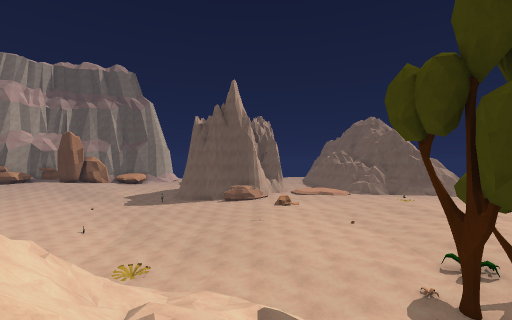
View 1 (above)

24 first-person views from a walk through a 3-D level made in the Unity game engine. The camera is 1.3 m above the floor, looks level and sees 90° across. The floor is counted in squares, 2 m on a side. Each view is taken from the middle of a square. On the plan, view 1 faces up. The plan holds only what a view shows up to about 9 squares ahead; the rest is blank. The place goes on beyond the plan. The player is left out.

View 2
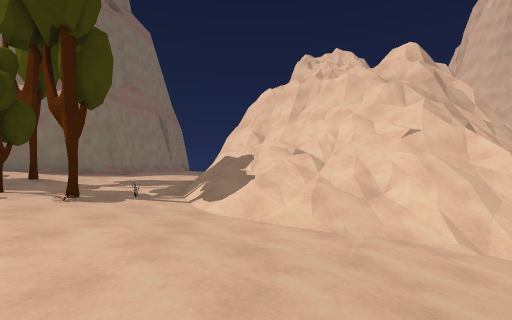

View 3
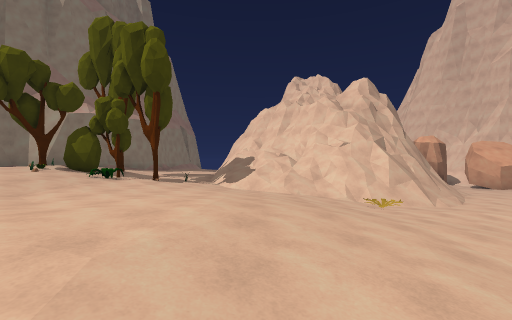

View 4
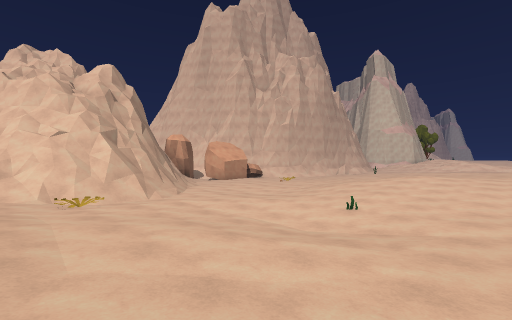

View 5
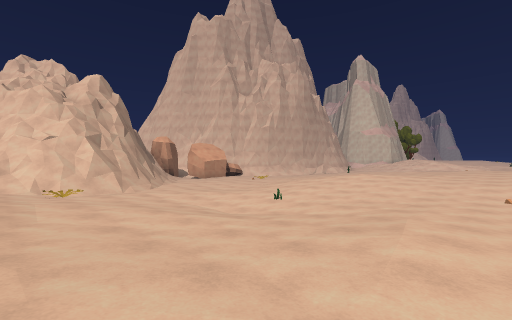

View 6
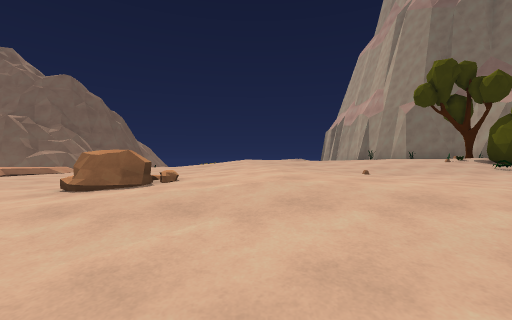

View 7
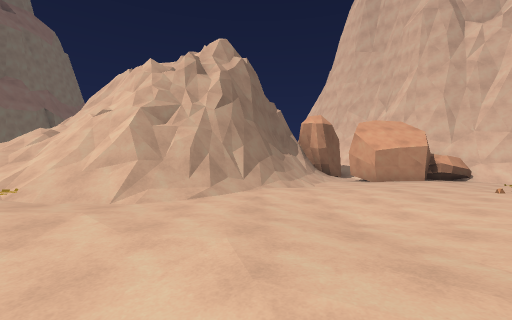

View 8
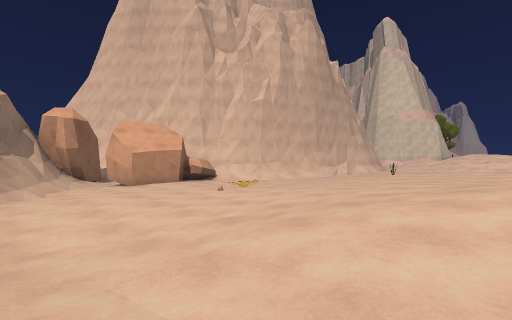

View 9
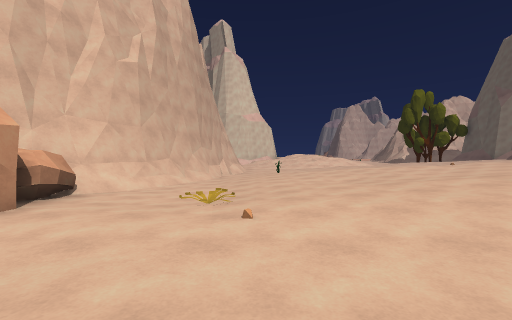

View 10
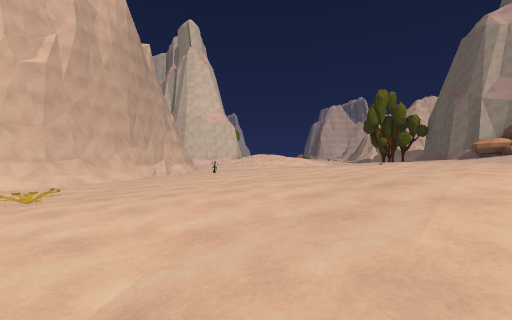

View 11
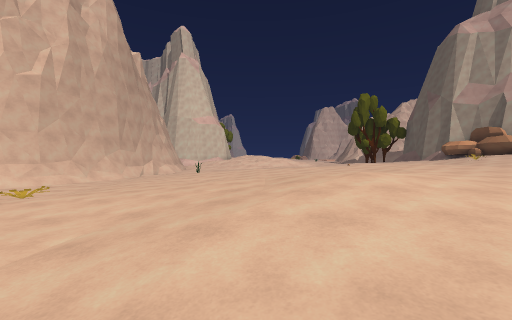

View 12
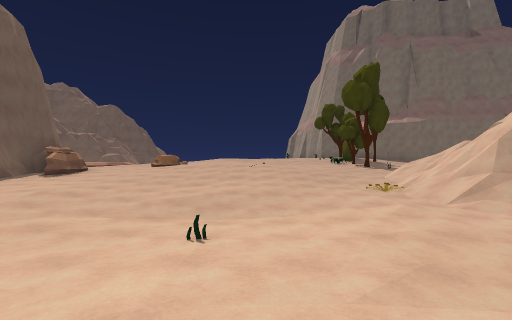

View 13
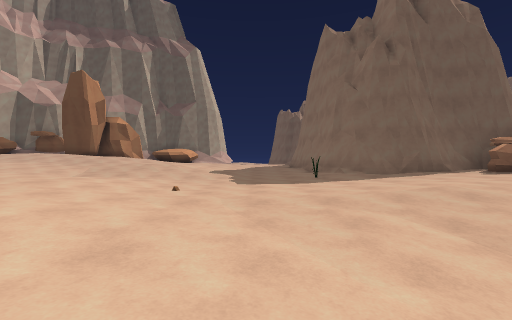

View 14
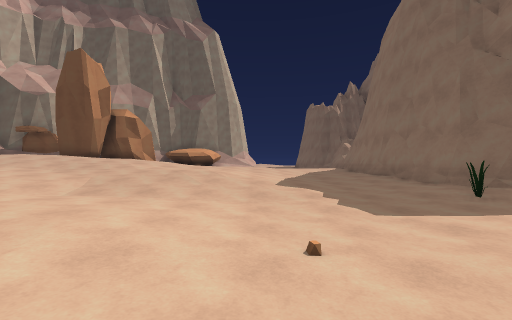

View 15
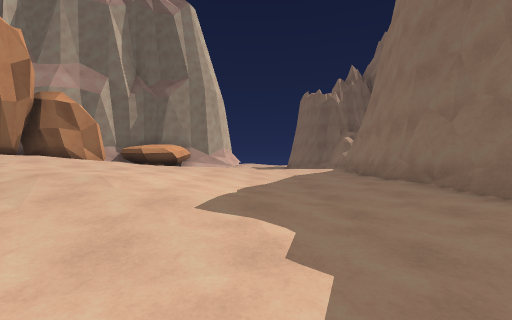

View 16
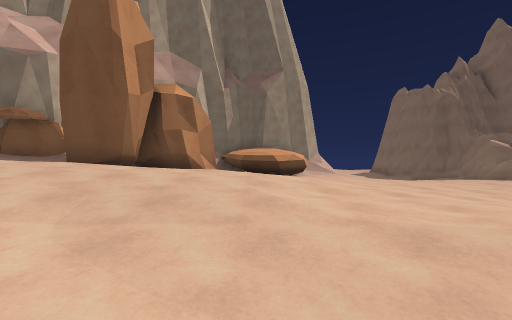

View 17
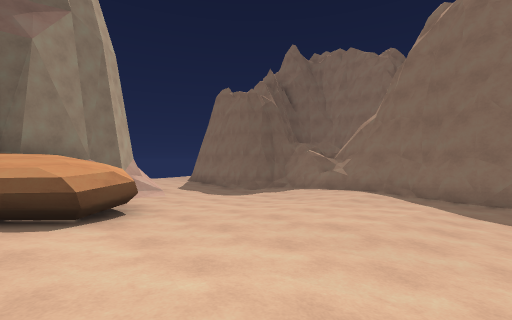

View 18
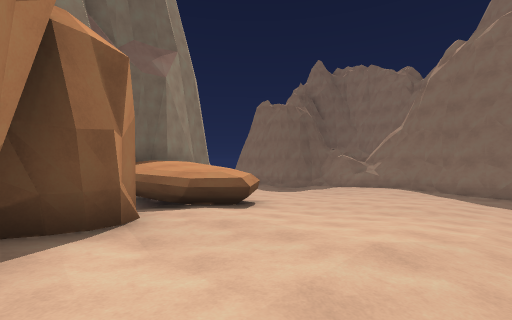

View 19
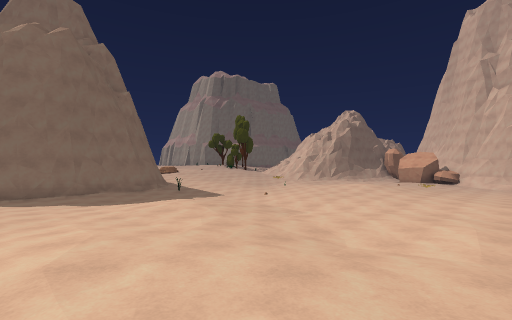

View 20
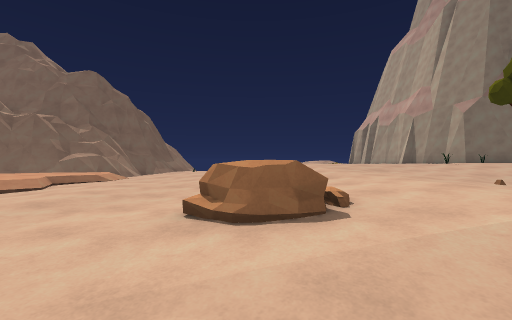

View 21
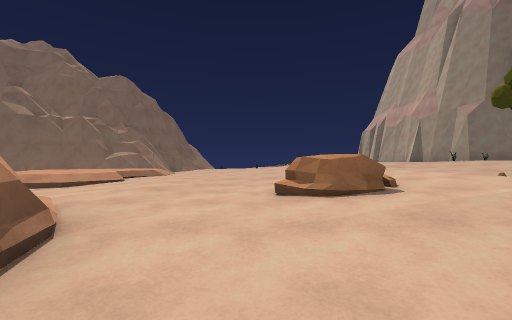

View 22
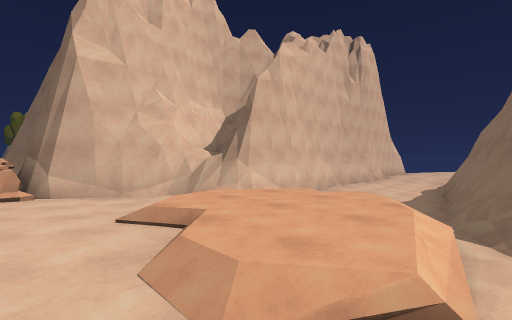

View 23
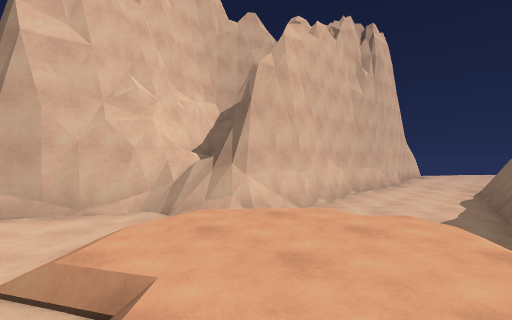

View 24
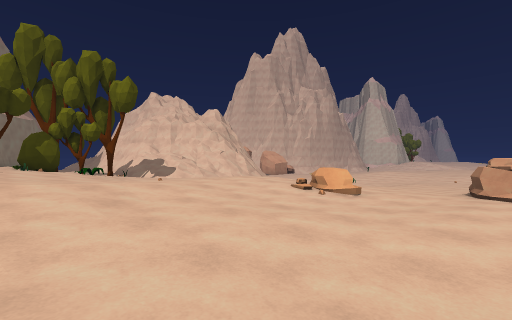

### Floor plan
Key: @ floor where view 1 was taken; # wall or solid block; . main floor; : floor 0.25 m higher than the main floor; - floor 0.25 m lower than the main floor; + floor 0.5 m higher than the main floor; _ floor 0.5 m lower than the main floor; * floor 0.75 m higher than the main floor; < floor 0.75 m lower than the main floor; % floor 1 m higher than the main floor; ( floor 1 m lower than the main floor; & floor 1.25 m higher than the main floor; $ floor 2 m higher than the main floor; / step, stairs or slope; = window, fence, low wall or low ledge; ^ raised ledge; P plant; T tree; R rock; O other object.
Columns run from 18 left of view 1 to 7 right of it. Each row starts with its distance up from view 1.
 27   R+^^#..---.#      #...#
 26   R+^^::.....#      #...#
 25 RR**++:::....#      #-..#
 24 R%**++++::..##      #--.##
 23 &&%%*+++::..#     ###----#
 22 &%%%*++:....#     ###   -#
 21 %**++++:..-.#     ### /*/#
 20  ++++++:.---#     ##//***.
 19  ++::::..-_-##    ##:/***:
 18  ++:.-.---__-## ###::://*+
 17  ::.---_____O/###RR+++++++
 16  ::...-______--.R/:::+++++
 15 :::...--_____--..::::++++*
 14 :::...--_____---.::RR+++**
 13 ......--_______-.:+++++*%%
 12 .......-___<<___.:+****%%&
 11 .---....-__O(<__.:+*****%%
 10 ----....-__<(<__.:+++++**%
  9 -___----__<<(<__-:+++++*%%
  8 _________<<<<<__-.:++++*%O
  7 __<<___<(((<<<<P_-.::++*%&
  6 <<<<<<<<(((<<///_--.:++OO&
  5 <<<((<<<<<<<#=/////..OPO%O
  4 (((((P<<<<</#$#/////.T+T T
  3 ((((((<(((/##====///.O:T%
  2 ##/(((<(((/##^===////::+%#
  1  ##/   R(/=^  ^^^=/= :++*#
  0    ^#RRR/#=      ^@  +++##
 -1        R O#
 -2          R#

Positions as (right, up) in squares from view 1, and headings:
1: (0, 0), facing up
2: (0, 9), facing down
3: (0, 13), facing down
4: (-2, 13), facing down-left
5: (-2, 15), facing down-left
6: (-2, 12), facing right
7: (-7, 10), facing down
8: (-8, 10), facing down-left
9: (-9, 5), facing left
10: (-9, 8), facing left
11: (-8, 9), facing left
12: (-10, 10), facing right
13: (-8, 10), facing up
14: (-10, 13), facing up
15: (-9, 16), facing up
16: (-14, 18), facing up
17: (-14, 22), facing up-right
18: (-17, 22), facing up-right
19: (-17, 23), facing down-right
20: (-1, 14), facing right
21: (-2, 15), facing right
22: (7, 17), facing up-left
23: (6, 18), facing up-left
24: (7, 17), facing down-left
